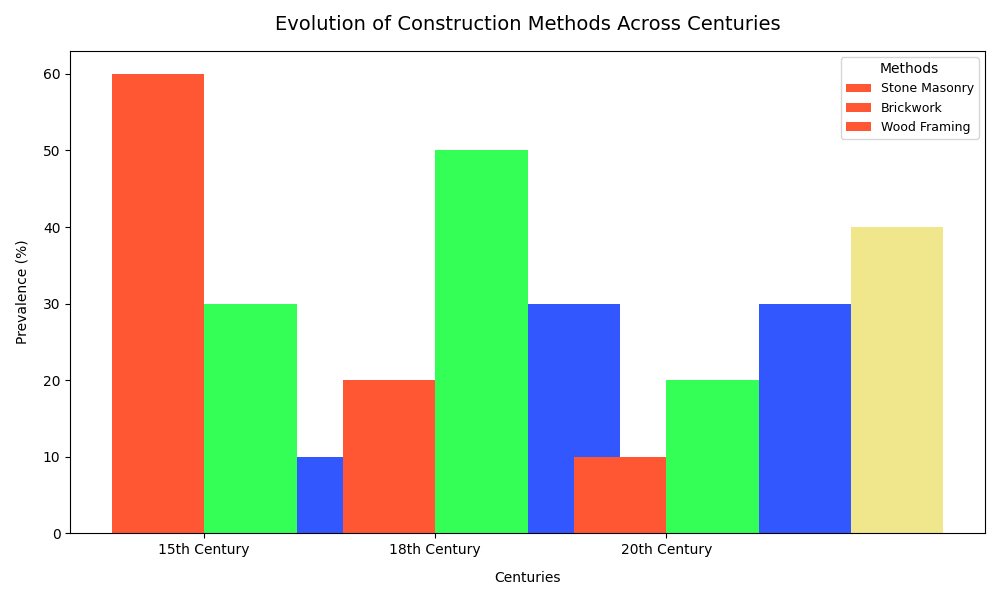

Write Python code to recreate this figure.
import numpy as np
import matplotlib.pyplot as plt

centuries = ['15th Century', '18th Century', '20th Century']
methods = ['Stone Masonry', 'Brickwork', 'Wood Framing', 'Steel Framing']

data = np.array([
    [60, 30, 10, 0],
    [20, 50, 30, 0],
    [10, 20, 30, 40]
])

num_centuries = len(centuries)
bar_width = 0.4

# Set up the figure and axis
fig, ax = plt.subplots(figsize=(10, 6))

# Colors for bars
colors = ['#FF5733', '#33FF57', '#3357FF', '#F0E68C']

# Plot each method data as a separate set of vertical bars
for i in range(num_centuries):
    ax.bar(i + np.arange(len(methods)) * bar_width, data[i], bar_width, color=colors)

# Set xticks to center the labels under each group of bars
ax.set_xticks(np.arange(num_centuries) + bar_width / 2)
ax.set_xticklabels(centuries, fontsize=10)

ax.set_xlabel('Centuries', labelpad=10)
ax.set_ylabel('Prevalence (%)', labelpad=10)
ax.set_title('Evolution of Construction Methods Across Centuries', fontsize=14, pad=15)

ax.legend(methods, title='Methods', fontsize=9)

plt.tight_layout()
plt.show()
